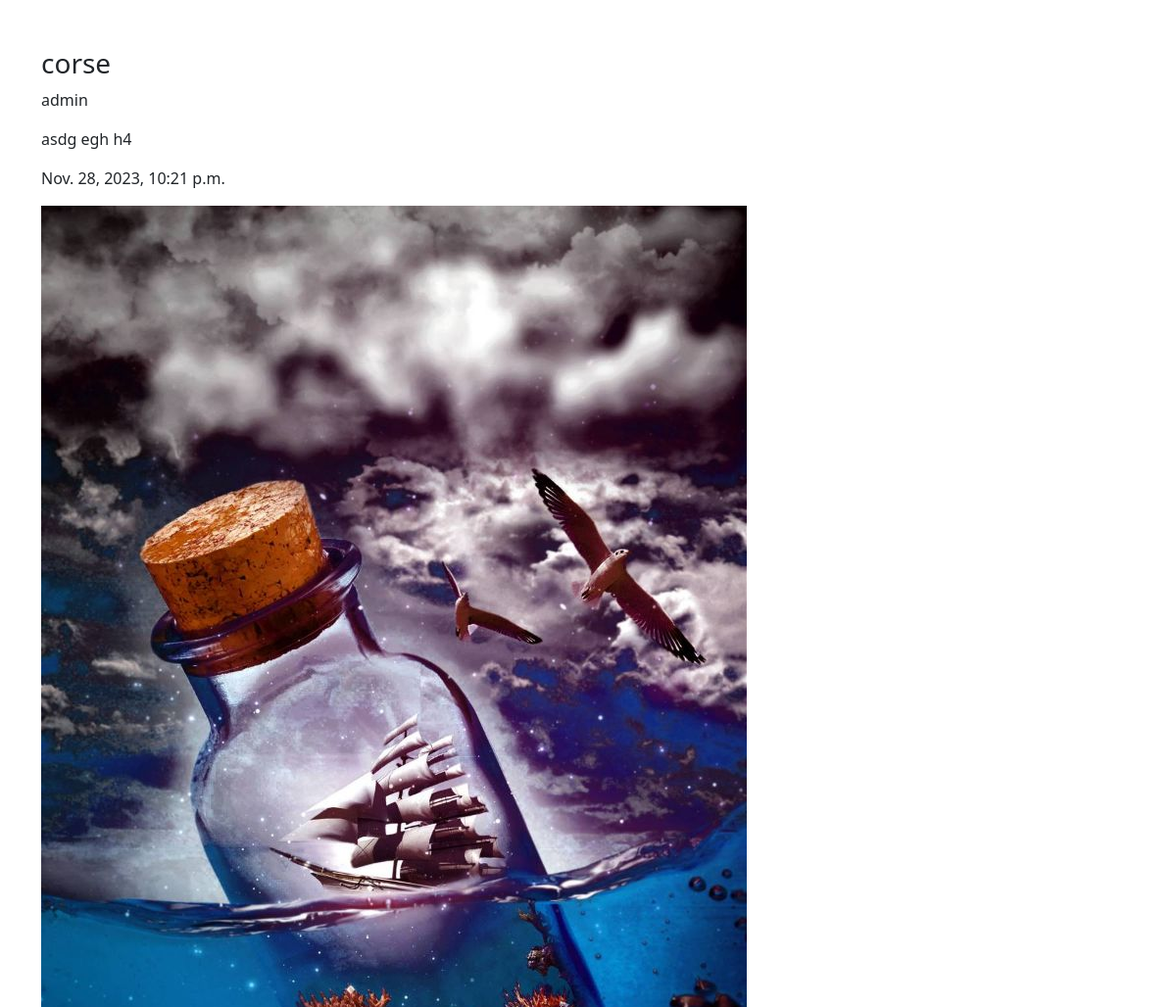
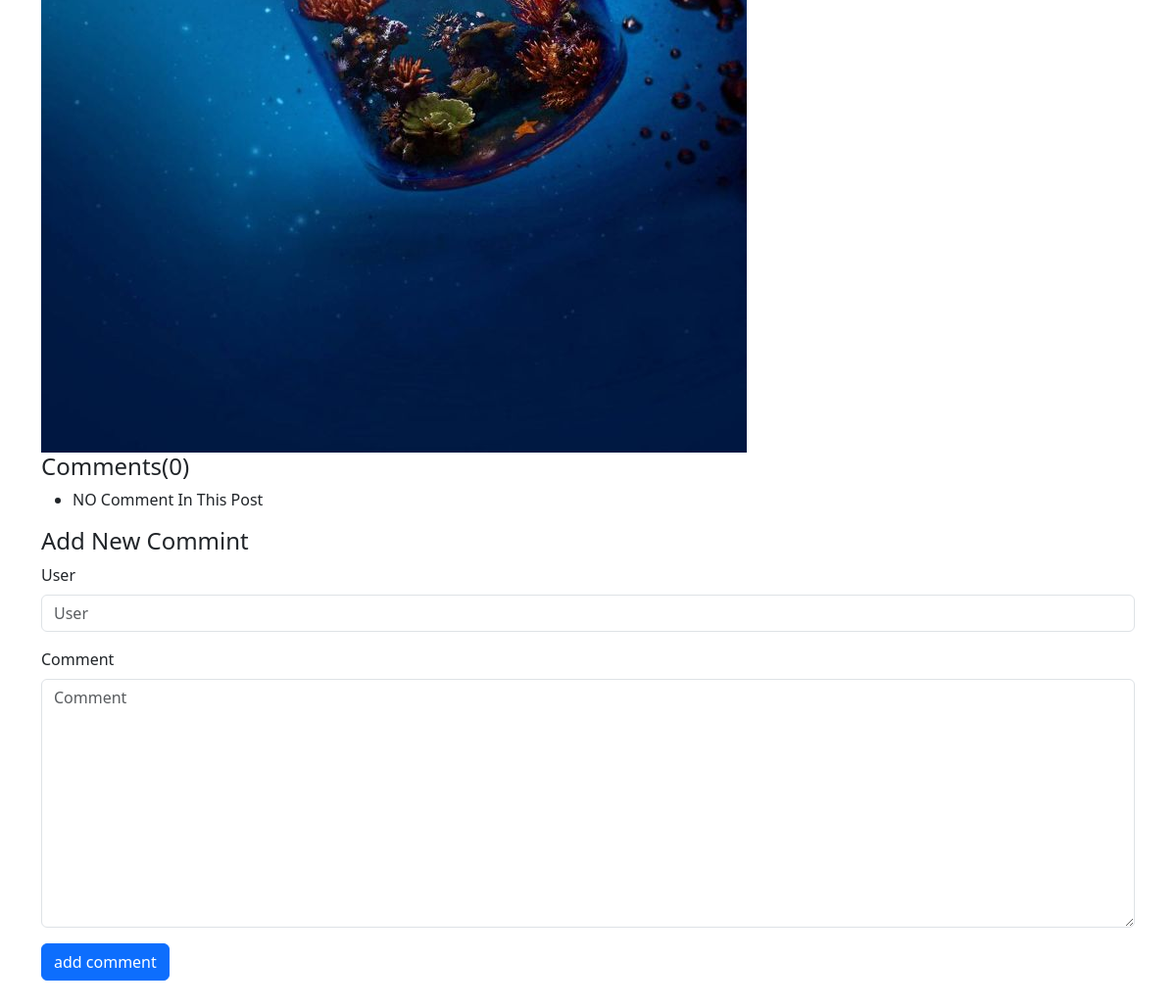
Screenshot of /posts/14 with the database file from the repository (2 pictures, top to bottom).
### posts/models.py (models this page shows)
class Post(models.Model):
    author = models.ForeignKey(User,related_name='post_author',on_delete=models.CASCADE)
    title = models.CharField(max_length=100)
    content = models.TextField(max_length=20000)
    draft = models.BooleanField(default=True)
    publish_date= models.DateTimeField(default = timezone.now)
    tags = TaggableManager()
    imag=models.ImageField(upload_to='post',null=True,blank=True)
    category=models.ForeignKey('Category',related_name='post_category',on_delete=models.SET_NULL,null=True)
    def __str__(self):
        return self.title

### posts/views.py (the view)
# urls.py: path('posts/<int:pk>',post_detail),
def post_detail(request,pk):
    date= Post.objects.get(id=pk)
    coments=Comment.objects.filter(post=date)
    if request.method=='POST':
        form=CommentForm(request.POST)
        if form.is_valid():
            myform=form.save(commit=False)
            myform.post=date
            myform.save()
    else:
        form=CommentForm()
    context={
        'post':date,
        'coments': coments,
        'form':form,
    }
    return render(request,'posts/post_datail.html',context)

### posts/forms.py
class CommentForm(forms.ModelForm):
    class Meta:
        model=Comment
        fields = ['user','comment']

### posts/templates/posts/post_datail.html (shortened to what this page needs)
{% load django_bootstrap5 %}
<!doctype html>
<html lang="en">
  <head>
    <link href="https://cdn.jsdelivr.net/npm/bootstrap@5.3.2/dist/css/bootstrap.min.css" rel="stylesheet">
  </head>
  <body>
    <div class="container my-5">
        <div>
            <h3>{{post}}</h3>
            <p>{{post.author}}</p>
            <p>{{post.content | safe}}</p>
            <p>{{post.publish_date}}</p>
            <img src= "{{post.imag.url}}" alt="">
        </div>
        <div>
            <h4>Comments({{coments|length}})</h4>
            <ul>
                {% for comment in coments  %}
                    <li>{{comment.user}}-{{comment.comment}}</li>
                {%empty%}
                    <li>NO Comment In This Post</li>
                {% endfor %}
            </ul>
            <h4>Add New Commint</h4>
            <form method="post">
              {% bootstrap_form form %}
              {% bootstrap_button button_type="submit" content="add comment" %}
            </form>
        </div>
    </div>
  </body>
</html>

### rows the page displays
Post: title "corse", author "admin", content "asdg egh h4", publish_date "Nov. 28, 2023, 10:21 p.m.", imag (picture)

### other values shown
{{ coments|length }} "0"
